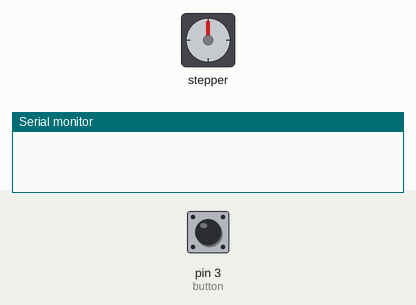
Bench run of a sketch on a simulated Arduino Uno, built with avr-gcc and run on an emulated ATmega328P. Parts: stepper motor, the last lines printed to the serial monitor. Inputs (shaded band) come from the test bench; at power-on: pin 3 (button) HIGH. Stepper angles assume 2048 steps per turn.

Above: at 1.2 s.
1.3 s: pin 3 (button) pulled LOW for 0.15 s
At 1.45 s:
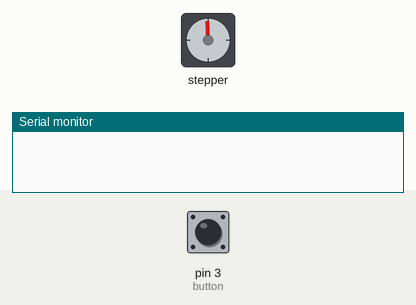
4.3 s: pin 3 (button) pulled LOW for 1 s
8.2 s: pin 3 (button) pulled LOW for 0.15 s
At 8.65 s:
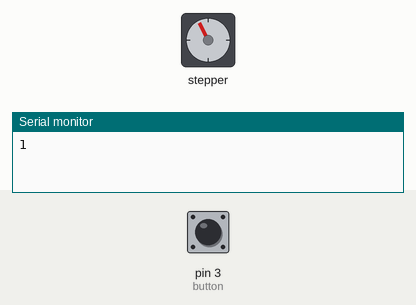
11.3 s: pin 3 (button) pulled LOW for 3.2 s
16.0 s: pin 3 (button) pulled LOW for 0.15 s
At 20.3 s:
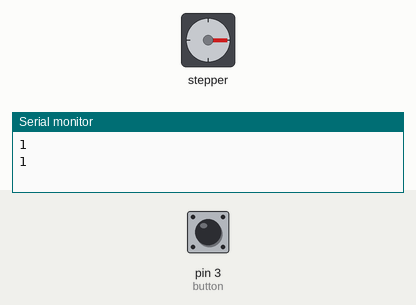
Timing chart, 0 to 21.7 s (numbered marks = the images above; inputs shaded):
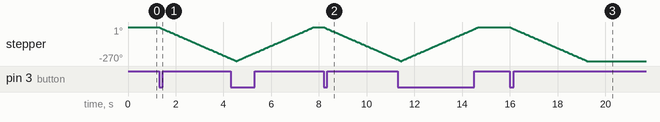

The sketch:

sketch_jul27a_doorLock.ino
```cpp
#include <Stepper.h>

#define button 3

const int stepsPerRevolution = 2048;
const int steps_15degree = stepsPerRevolution / 4;

bool isDoorOpen = 0;

Stepper myStepper(stepsPerRevolution, 11, 9, 10, 8);
void setup() {
  pinMode(button, INPUT_PULLUP);
  // set the speed at 60 rpm:
  myStepper.setSpeed(14);
  // initialize the serial port:
  Serial.begin(9600);
}

void loop() {
  if(digitalRead(button) == 0)
  {
    if(isDoorOpen > 0)
    {
      Serial.println("1");

      myStepper.step(steps_15degree * 3);
      isDoorOpen = 0;
    }
    else
    {
      myStepper.step(-steps_15degree * 3);
      isDoorOpen = 1;
    }
  }
}
```

Measured:
- after the input at 1.3 s, stepper: keeps turning counter-clockwise at about 84°/s, starting at once
- after the input at 8.2 s, stepper: keeps turning counter-clockwise at about 84°/s, starting at once
- after the input at 16.0 s, stepper: turns 270° counter-clockwise in 3.2 s, starting at once
